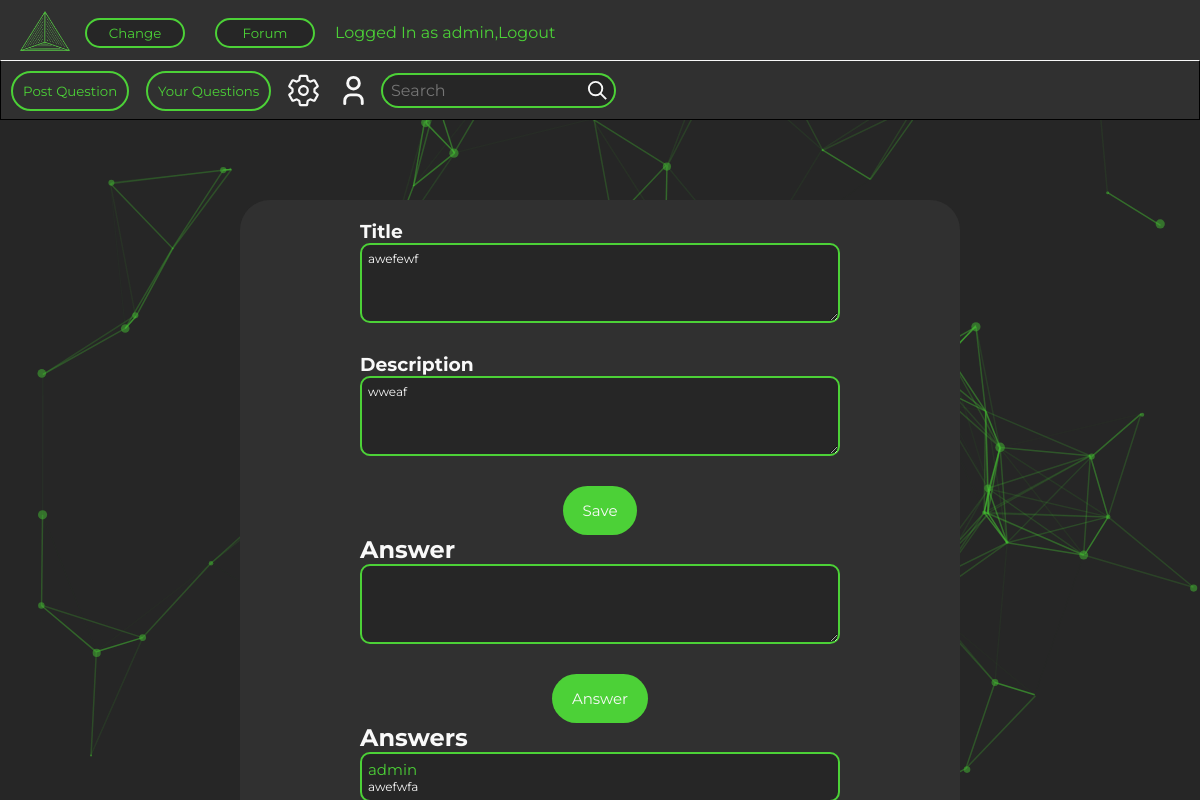
Screenshot of /view_post/1/ (signed in) with the database file from the repository.
### forum_app/models.py (models this page shows, shortened)
class Post(models.Model):
    vote_count = models.IntegerField(default=0)
    id = models.BigAutoField(primary_key=True)
    created_at = models.DateField(default=date.today)
    title = models.CharField(max_length=100)
    description = models.CharField(max_length=1000)
    tags = models.ManyToManyField('Tag', related_name='posts')
    author = models.ForeignKey(
        User, on_delete=models.CASCADE, verbose_name='Post Author', default="")

class Answer(models.Model):
    answer = models.CharField(max_length=1000)
    post = models.ForeignKey(Post, on_delete=models.CASCADE, related_name='answers')
    author = models.ForeignKey(
        User, on_delete=models.CASCADE, verbose_name='Answer Author', default="")

### forum_app/views.py (the view)
# urls.py: path('view_post/<int:id>/', views.view, name="view"),
@login_required
def view(request, id):
    current_user = request.user
    if request.method == "POST":
        Post.objects.filter(id=id).update(
            description=request.POST["description"], title=request.POST["title"])
    post_obj = Post.objects.get(id=id)
    print(post_obj.title)
    context = {'post': post_obj, 'current_user': current_user}
    return render(request, "view.html", context)

### forum_app/templates/view.html (shortened to what this page needs)
<!DOCTYPE html>
<html lang="en">
<head>
    {% extends 'base.html' %}
    {% load static %}
    {% block content %}
    <link rel="stylesheet" href="{% static 'Forum/forum.css' %}" />
    <link rel="stylesheet" href="{% static 'Edit/edit.css' %}">
</head>
<body>
<section class="button_header">
    <button class="post_question">
        <a href="{% url 'post_question' %}" class="link">Post Question</a>
    </button>
    <button class="your_question">
        <a href="{% url 'your_questions' %}" class="link">Your Questions</a>
    </button>
    <a href="{% url 'settings' %}">
        <img class="settings" src="{% static 'Assets/settings.svg' %}" alt="Settings">
    </a>
    <a href="{% url 'profile' %}">
        <img class="user" src="{% static 'Assets/user.svg' %}" alt="User">
    </a>
    <input class="searchInput" type="text" name="" placeholder="Search">
    <img id="searchButton" src="{% static 'Assets/search.svg' %}" alt="Search">
</section>
<section class="main_section">
    <h3>Title</h3>
    <textarea id="title">{{ post.title }}</textarea>
    <h3>Description</h3>
    <textarea id="description">{{ post.description }}</textarea>
    <button class="save" onclick="save()">
        Save
    </button>
    <h2>Answer</h2>
    <textarea id="answer"></textarea>
    <button class="save" onclick="answer()">
        Answer
    </button>
    <h2>Answers</h2>
    <div class="answers">
      {% for answer in post.answers.all %}
            <div class="answer">
                <p class="answer-username"><span>{{ answer.author.username }}</span></p>
                <p>{{ answer.answer }}</p>
            </div>
      {% endfor %}
  </div>
</section>
{% endblock %}

### forum_app/templates/base.html (shortened to what this page needs)
{% load static %}
<head>
    <link
      rel="stylesheet"
      href="{% static 'General/DarkMode/darkmode.css' %}"
    />
    <link
      rel="stylesheet"
      href="{% static 'General/Particles/particles.css' %}"
    />
    <link rel="stylesheet" href="{% static 'General/main.css' %}" />
</head>
<header>
      <a href="{% url 'start' %}">
        <img src="{% static 'Assets/Logo.png' %}" class="Logo" alt="Logo" />
      </a>
      <button id="dark_mode_button" onclick="showMessage()">Change</button>
      <button class="go-to-main">
        <a href="{% url 'forum' %}">Forum</a>
      </button>
      {% if user.is_authenticated %}
        <p style="margin-left: 20px; color: var(--green-color);">Logged In as {{ current_user }}, </p>
        <a href="{% url 'logout' %}"> Logout</a>
      {% else %}
        <a href="{% url 'login' %}" style="margin-left: 20px;">Login</a>
      {% endif %}
</header>
{% block content %}
{% endblock %}
<div id="particles-js"></div>

### forum_app/static/General/DarkMode/darkmode.css (style rules this page uses)
#dark_mode_button { width: 100px; height: 30px; background-color: var(--primary-color); color: var(--green-color); border-radius: 20px; border-color: var(--green-color); border-style: solid; cursor: pointer; margin-left: 15px; }

### forum_app/static/General/Particles/particles.css (style rules this page uses)
#particles-js { width: 100%; height: 100vh; background-color: var(--primary-color); }

### forum_app/static/General/main.css (style rules this page uses)
:root { --primary-color: #262626; --secondary-color: #f9f9f9; --green-color: #4cd137; --header-color: #303030; --thin-font: "inter", sans-serif; }
* { margin: 0; padding: 0; box-sizing: border-box; font-family: "Montserrat", sans-serif; }
html, body { overflow-y: hidden; }
a { text-decoration: none; color: #4cd137; }
header { display: flex; align-items: center; position: fixed; background-color: var(--header-color); width: 100%; height: 65px; justify-content: flex-start; }
.Logo { width: 50px; height: 40px; margin-left: 20px; cursor: pointer; }
.go-to-main { margin-left: 30px; width: 100px; height: 30px; background-color: var(--primary-color); color: var(--green-color); border-radius: 20px; border-color: var(--green-color); border-style: solid; cursor: pointer; }
.link { color: #4cd137; }

### forum_app/static/Forum/forum.css (style rules this page uses)
.button_header { margin-top: 60px; background-color: var(--header-color); width: 100%; height: 60px; position: fixed; border-top-color: var(--secondary-color); border-width: 1.5px; border-style: solid; }
.post_question { position: absolute; left: 10px; top: 10px; padding: 10px 10px 10px 10px; background-color: var(--header-color); border-style: solid; border-color: var(--green-color); color: var(--green-color); border-radius: 25px; opacity: 1; transition: opacity 0.25s; cursor: pointer; }
.your_question { position: absolute; left: 145px; top: 10px; padding: 10px 10px 10px 10px; background-color: var(--header-color); border-style: solid; border-color: var(--green-color); color: var(--green-color); border-radius: 25px; opacity: 1; transition: opacity 0.25s; cursor: pointer; }
.settings { position: absolute; left: 285px; top: 12px; width: 35px; height: 35px; opacity: 1; transition: opacity 0.25s; cursor: pointer; }
.user { position: absolute; left: 335px; top: 12px; width: 35px; height: 35px; opacity: 1; transition: opacity 0.25s; cursor: pointer; }
#searchButton { background-color: var(--primary-color); width: 35px; height: 35px; position: absolute; left: 580px; top: 12px; padding: 4px 4px 4px 4px; border-bottom-right-radius: 20px; border-top-right-radius: 20px; border-bottom: 2px solid var(--green-color); border-top: 2px solid var(--green-color); border-right: 2px solid var(--green-color); border-left: none; opacity: 1; cursor: pointer; }
.searchInput { position: absolute; left: 380px; top: 12px; background-color: var(--primary-color); padding: 0; color: var(--secondary-color); font-size: 16px; line-height: 23px; width: 200px; height: 35px; border-bottom: 2px solid var(--green-color); border-top: 2px solid var(--green-color); border-left: 2px solid var(--green-color); border-right: none; padding-left: 8px; padding-right: 8px; border-bottom-left-radius: 20px; border-top-left-radius: 20px; }
.main_section { min-width: 60%; width: auto; min-height: 55%; height: auto; background-color: var(--header-color); position: fixed; left: 20%; top: 25%; border-radius: 30px; }

### forum_app/static/Edit/edit.css (style rules this page uses)
.main_section { display: flex; flex-direction: column; justify-content: center; align-items: center; overflow-y: auto; padding-top: 20px; padding-bottom: 20px; }
#title, #description, #answer { width: 60vh; height: 10vh; margin-bottom: 30px; border: none; padding: 6px; border: 2px solid var(--green-color); background-color: var(--primary-color); border-radius: 10px; color: var(--secondary-color); font-size: 12px; }
.answer { border: 2px solid var(--green-color); width: 60vh; margin-bottom: 15px; padding: 6px; background-color: var(--primary-color); border-radius: 10px; color: var(--secondary-color); font-size: 12px; }
.answer-username { font-size: 15px; color: var(--green-color); }
.main_section>h3, .main_section>h2 { width: 60vh; text-align: left; color: var(--secondary-color); }
.save { padding: 15px 20px 15px 20px; border-radius: 50px; border:none; font-size: 15px; color: var(--secondary-color); background-color: var(--green-color); cursor: pointer; transition: transform .2s; }

### rows the page displays
Post: title "awefewf", description "wweaf"
Answer: author.username "admin", answer "awefwfa"

### other values shown
{{ current_user }} "admin"
